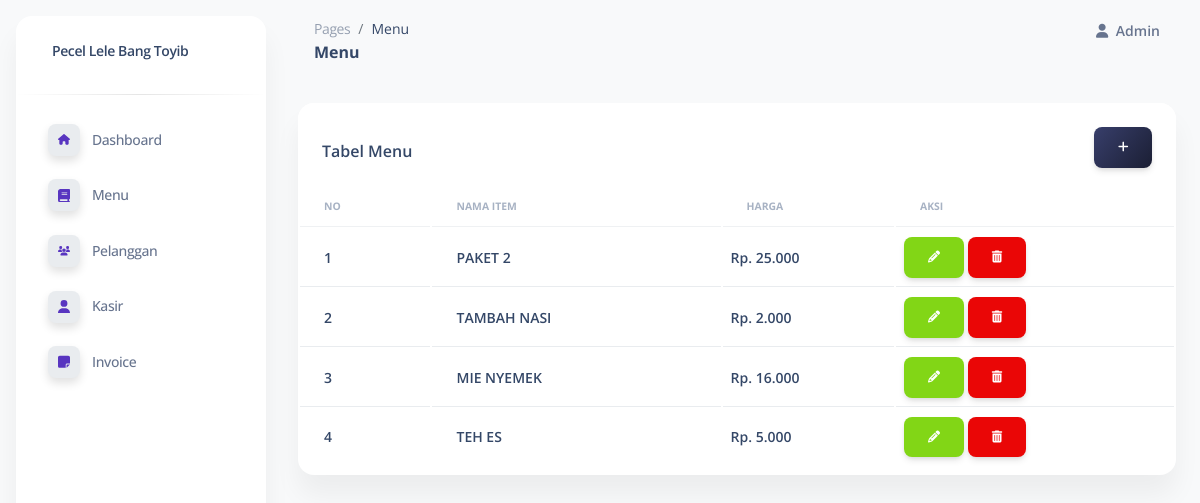
Page /menu.php on the committed database.
### tables this page shows
CREATE TABLE `menu` (
  `ID_Item` varchar(100) NOT NULL,
  `Nama_Item` varchar(100) NOT NULL,
  `Harga_Satuan` varchar(35) NOT NULL
);

### menu.php (the view, shortened to what this page needs)
<?php
include ('koneksi.php');
function ribuan($nilai)
{
    return number_format($nilai, 0, ',', '.');
}
            ?>
<!DOCTYPE html>
<html lang="en">
<head>
    <?php include ("assets/css/maincss.php"); ?>
</head>
<body class="g-sidenav-show bg-gray-100">
    <?php include ('components/sidebar.php'); ?>
    <main class="main-content position-relative max-height-vh-100 h-100 border-radius-lg">
        <nav class="navbar navbar-main navbar-expand-lg px-0 mx-4 shadow-none border-radius-xl" id="navbarBlur"
            navbar-scroll="true">
            <div class="container-fluid py-1 px-3">
                <nav aria-label="breadcrumb">
                    <ol class="breadcrumb bg-transparent mb-0 pb-0 pt-1 px-0 me-sm-6 me-5">
                        <li class="breadcrumb-item text-sm">
                            <a class="opacity-5 text-dark" href="javascript:;">Pages</a>
                        </li>
                        <li class="breadcrumb-item text-sm text-dark active" aria-current="page">
                            Menu
                        </li>
                    </ol>
                    <h6 class="font-weight-bolder mb-0">Menu</h6>
                </nav>
                <div class="collapse justify-content-end navbar-collapse mt-sm-0 mt-2 me-md-0 me-sm-4" id="navbar">
                    <ul class="navbar-nav ">
                        <li class="nav-item d-flex align-items-center">
                            <p href="javascript:;" class="nav-link text-body font-weight-bold px-0">
                                <i class="fa fa-user me-sm-1"></i>
                                <span class="d-sm-inline d-none">Admin</span>
                            </p>
                        </li>
                    </ul>
                </div>
            </div>
        </nav>
        <div class="container-fluid py-4">
            <div class="row">
                <div class="col-12">
                    <div class="card mb-4">
                        <div class="card-header pb-0 d-flex align-items-center justify-content-between">
                            <h6>Tabel Menu</h6>
                            <button type="button" class="btn bg-gradient-dark" data-bs-toggle="modal"
                                data-bs-target="#inputMenu">
                                <i class="fas fa-plus"></i>
                            </button>
                        </div>
                        <div class="card-body px-0 pt-0 pb-2">
                            <div class="table-responsive p-0">
                                <table class="table align-items-center mb-0">
                                    <thead>
                                        <tr>
                                            <th
                                                class="text-uppercase text-secondary text-xxs font-weight-bolder opacity-7">
                                                NO
                                            </th>
                                            <th
                                                class="text-uppercase text-secondary text-xxs font-weight-bolder opacity-7">
                                                Nama Item
                                            </th>
                                            <th
                                                class="text-uppercase text-secondary text-xxs font-weight-bolder opacity-7">
                                                Harga
                                            </th>
                                            <th
                                                class="text-uppercase text-secondary text-xxs font-weight-bolder opacity-7">
                                                Aksi
                                            </th>
                                        </tr>
                                    </thead>
                                    <tbody>
                                        <?php
                                        $no = 1;
                                        $hasil = mysqli_query($koneksi, "SELECT * FROM menu ORDER BY ID_Item ASC");
                                        while ($data = mysqli_fetch_assoc($hasil)) {
                                            $id = $data['ID_Item'];
                                            ?>
                                        <tr>
                                            <td>
                                                <h6 class="mb-0 text-sm px-3"><?= $no++ ?></h6>
                                            </td>
                                            <td>
                                                <h6 class="mb-0 text-sm px-3"><?= $data['Nama_Item'] ?></h6>
                                            </td>
                                            <td>
                                                <h6 class="mb-0 text-sm">Rp. <?= ribuan($data['Harga_Satuan']) ?></h6>
                                            </td>
                                            <td>
                                                <button type="button" class="btn bg-success text-white mb-0"
                                                    data-bs-toggle="modal" data-bs-target="#edit<?= $id ?>">
                                                    <i class="fa fa-pencil" aria-hidden="true"></i>
                                                </button>
                                                <button type="button" class="btn bg-danger text-white mb-0"
                                                    data-bs-toggle="modal" data-bs-target="#hapus<?= $id ?>">
                                                    <i class="fa fa-trash" aria-hidden="true"></i>
                                                </button>
                                            </td>
                                        </tr>
                                        <div class="modal fade" id="edit<?= $id ?>" data-bs-backdrop="static"
                                            data-bs-keyboard="false" tabindex="-1" aria-labelledby="staticBackdropLabel"
                                            aria-hidden="true">
                                            <?php } ?>
                                    </tbody>
                                </table>
                            </div>
                        </div>
                    </div>
                </div>
            </div>
        </div>
    </main>
</body>

### rows in the picture
menu: Nama_Item "PAKET 2", Harga_Satuan "25.000"
menu: Nama_Item "TAMBAH NASI", Harga_Satuan "2.000"
menu: Nama_Item "MIE NYEMEK", Harga_Satuan "16.000"
menu: Nama_Item "TEH ES", Harga_Satuan "5.000"
